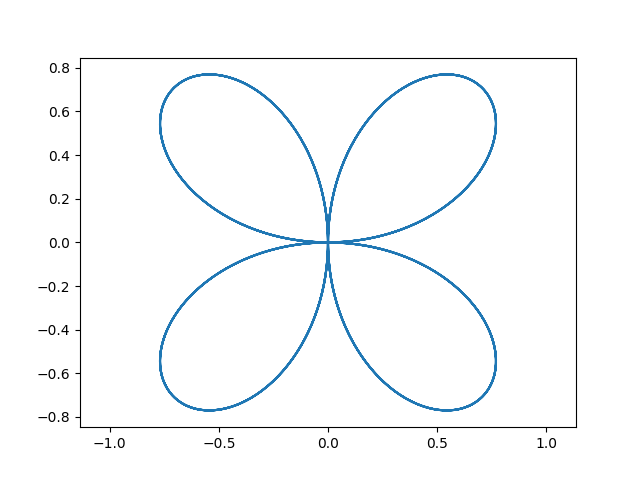

Source code (Python):
import matplotlib.pyplot as plt
import numpy as np

def convertToDecart(alpha, r):
    return (r * np.cos(alpha), r * np.sin(alpha))

def Log(k):
    alpha = np.arange(0, 8 * np.pi, 0.01)
    r = np.pow(np.e, k * alpha)
    return(alpha, r)

def Arch(k):
    alpha = np.arange(0, 8 * np.pi, 0.01)
    r = k * alpha
    return(alpha, r)

def Rod(k):
    alpha = np.arange(0.01, 8 * np.pi, 0.01)
    r = k / np.sqrt(alpha)
    return(alpha, r)
def Rose(k):
    alpha = np.arange(0, 8 * np.pi, 0.01)
    r = np.sin(k * alpha)
    return(alpha, r)

def ChangeFunc():
    print('Доступны функции:\n1 - логарифмическая спираль\n2 - спираль Архимеда\n3 - спираль "Жезл"\n4 - роза')
    answer = int(input('Введите номер функции: '))
    k = float(input('Введите коэффицент: '))
    if(answer == 1):
        polar = Log(k)
    elif(answer == 2):
        polar = Arch(k)
    elif(answer == 3):
        polar = Rod(k)
    elif(answer == 4):
        polar = Rose(k)
    decart = convertToDecart(polar[0], polar[1])
    plt.plot(decart[0], decart[1])

if(__name__ == '__main__'):
    ChangeFunc()
    plt.axis('equal')
    plt.savefig('task_4.png')
